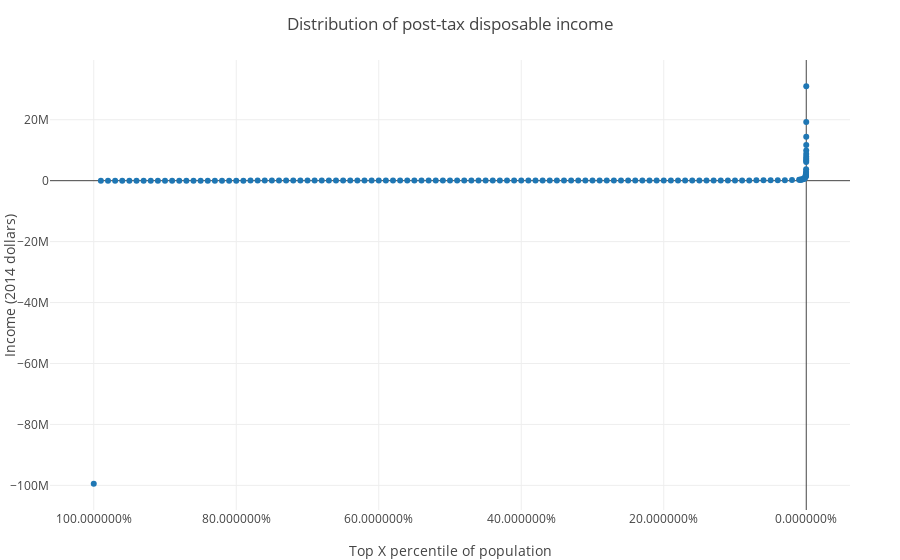

The notebook cell this image was saved under:
### Code cell
plot(
    scatter(
        x = [1-x for x in initial_df.start],
        y = initial_df.value,
        mode = "markers"
    ),
    Layout(
        title = "Distribution of post-tax disposable income",
        xaxis_autorange = "reversed", 
        xaxis_tickformat = ",%",
        xaxis_title = "Top X percentile of population",
        yaxis_title = "Income (2014 dollars)",
    )
)
